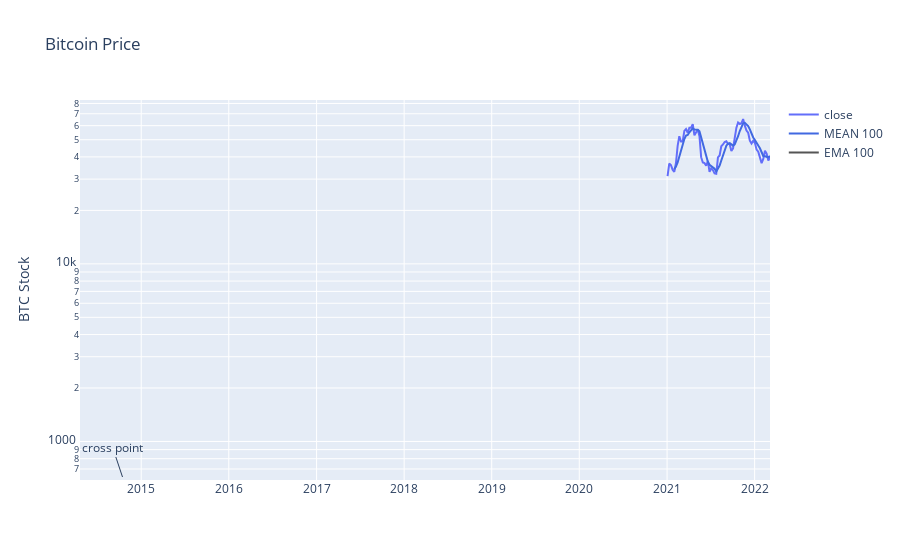

This figure's notebook cell:
### Code cell
fig = go.Figure()



fig.update_layout(
    title='Bitcoin Price',
    yaxis_title='BTC Stock'
)
fig.update_yaxes(type="log")

fig.add_trace(go.Scatter(x=ds_df.index, y=ds_df['close'],
                        mode='lines',
                        name='close'))

fig.add_trace(go.Scatter(x=ds_df.index, y=ds_df['rolling_mean' + str(N)],
                    mode='lines',
                    name='MEAN ' + str(N),
                    line=dict(color='royalblue', width=2)))

fig.add_trace(go.Scatter(x=ds_df.index, y=ds_df['rolling_ema_' + str(N)],
                    mode='lines',
                    name='EMA ' + str(N),
                    line=dict(color='#555555', width=2)))

fig.add_annotation(x='2014-10-15', y=2.8, showarrow=True, startarrowhead=7,text='cross point')

fig.show()
